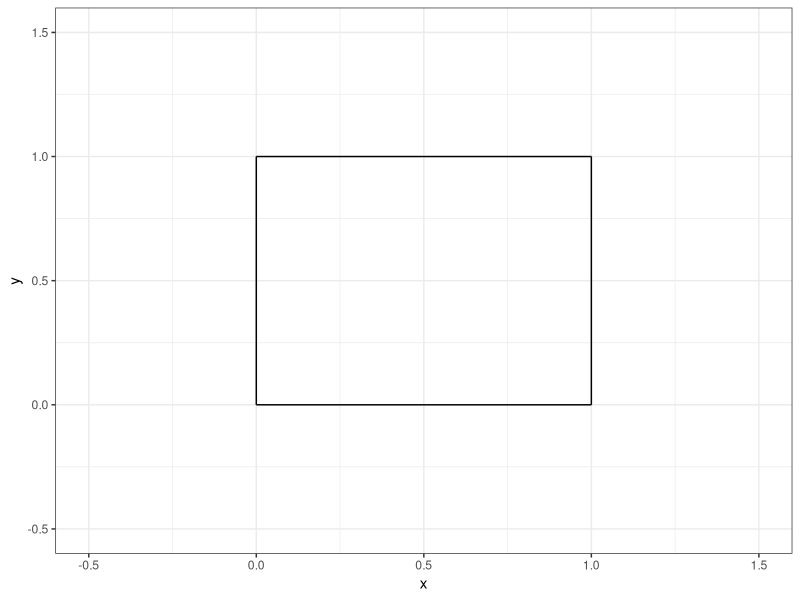
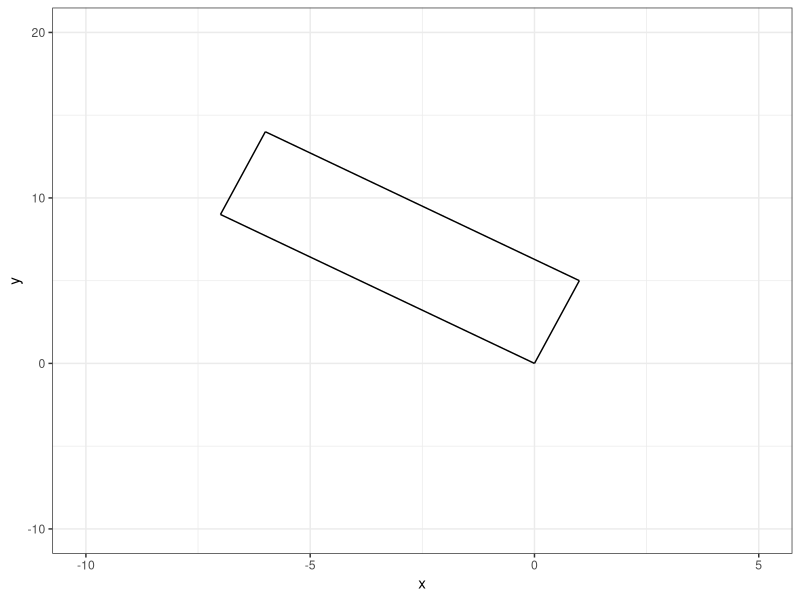
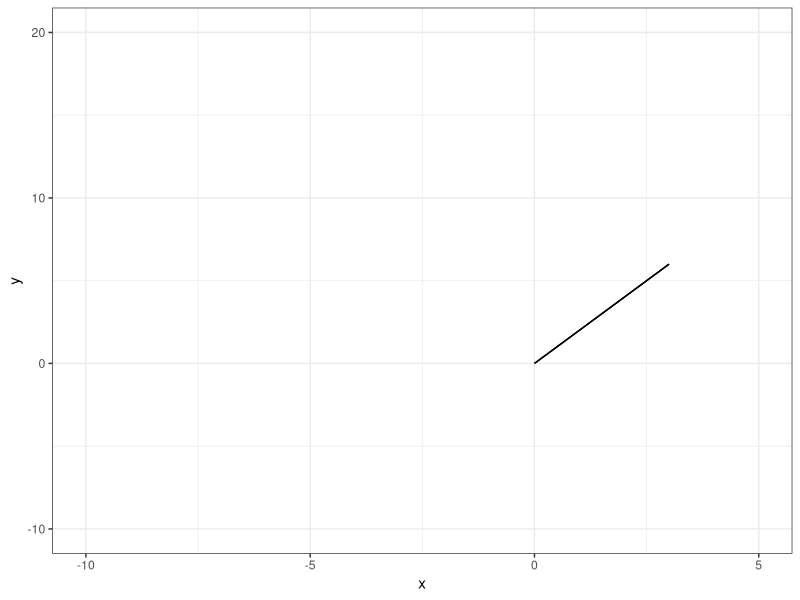

Reproduce these figures in R, in order.
## ---- chunk 1
#| echo: false

default_chunk_hook  <- knitr::knit_hooks$get("chunk")

latex_font_size <- c("Huge", "huge", "LARGE", "Large", 
                     "large", "normalsize", "small", 
                     "footnotesize", "scriptsize", "tiny")

knitr::knit_hooks$set(chunk = function(x, options) {
  x <- default_chunk_hook(x, options)
  if(options$size %in% latex_font_size) {
    paste0("\n \\", options$size, "\n\n", 
      x, 
      "\n\n \\normalsize"
    )
  } else {
    x
  }
})

## ---- chunk 2
#| label: load-packages
#| include: false
library(tidyverse)
## ---- chunk 3
#| label: fig-unitsquare
#| fig-cap: "The unit square."
#| fig-width: 3
#| fig-height: 3
#| scale: "80%"
#| fig-align: "center"
#| size: "scriptsize"
p0 <- c(0, 0)
p1 <- c(1, 0)
p2 <- c(1, 1)
p3 <- c(0, 1)
ggplot() +
  geom_segment(aes(x = p0[1], y = p0[2], xend = p1[1], yend = p1[2])) +
  geom_segment(aes(x = p1[1], y = p1[2], xend = p2[1], yend = p2[2])) +
  geom_segment(aes(x = p2[1], y = p2[2], xend = p3[1], yend = p3[2])) +
  geom_segment(aes(x = p3[1], y = p3[2], xend = p0[1], yend = p0[2])) +
  theme_bw() +
  xlim(-0.5, 1.5) +
  ylim(-0.5, 1.5) +
  labs(x = "x", y = "y")
## ---- chunk 4
data=c(1, -7, 5, 9)
(A = matrix(data, nrow=2, ncol=2, byrow=TRUE))

## ---- chunk 5
M=matrix(c(1, 0, 0, 1), nrow=2, byrow=T)
(T = A %*% M)
## ---- chunk 6
(basis.vector.1 = T[, 1])
(basis.vector.2 = T[, 2])

## ---- chunk 7
(p0 = c(0,0))
(p1 = basis.vector.1)
(p3 = basis.vector.2)
(p2 = basis.vector.1+basis.vector.2)

## ---- chunk 8
ggplot() +
  geom_segment(aes(x = p0[1], y = p0[2], xend = p1[1], yend = p1[2])) +
  geom_segment(aes(x = p1[1], y = p1[2], xend = p2[1], yend = p2[2])) +
  geom_segment(aes(x = p2[1], y = p2[2], xend = p3[1], yend = p3[2])) +
  geom_segment(aes(x = p3[1], y = p3[2], xend = p0[1], yend = p0[2])) +
  theme_bw() +
  xlim(-10, 5) +
  ylim(-10, 20) +
  labs(x = "x", y = "y")


## ---- chunk 9
(det(A))
## ---- chunk 10
data=c(1, 2, 2, 4)
(A = matrix(data, nrow=2, ncol=2, byrow=TRUE))
## ---- chunk 11
(T = A %*% M)

## ---- chunk 12
(basis.vector.1 = T[, 1])
(basis.vector.2 = T[, 2])
## ---- chunk 13
(p0 = c(0,0))
(p1 = basis.vector.1)
(p3 = basis.vector.2)
(p2 = basis.vector.1+basis.vector.2)

## ---- chunk 14
ggplot() +
  geom_segment(aes(x = p0[1], y = p0[2], xend = p1[1], yend = p1[2])) +
  geom_segment(aes(x = p1[1], y = p1[2], xend = p2[1], yend = p2[2])) +
  geom_segment(aes(x = p2[1], y = p2[2], xend = p3[1], yend = p3[2])) +
  geom_segment(aes(x = p3[1], y = p3[2], xend = p0[1], yend = p0[2])) +
  theme_bw() +
  xlim(-10, 5) +
  ylim(-10, 20) +
  labs(x = "x", y = "y")


## ---- chunk 15
(det(A))
